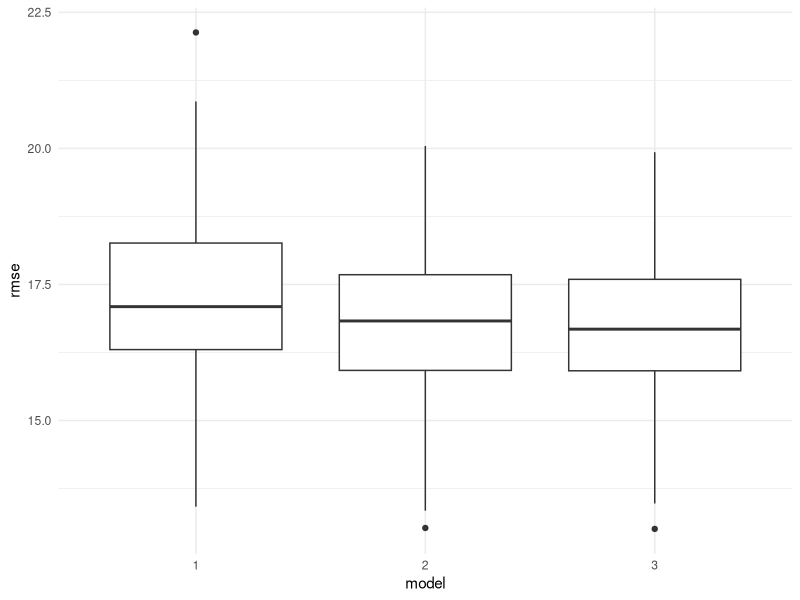

The R script that drew this image:
## ---- chunk 1
library(tidyverse)
library(modelr)
library(caret)

knitr::opts_chunk$set(
  fig.width = 6,
  fig.asp = .6,
  out.width = "90%"
)

theme_set(theme_minimal() + theme(legend.position = "bottom"))

options(
  ggplot2.continuous.colour = "viridis",
  ggplot2.continuous.fill = "viridis"
)

scale_colour_discrete = scale_colour_viridis_d
scale_fill_discrete = scale_fill_viridis_d
## ---- chunk 2
#Load data
crime_df = 
  read_csv("cdi.csv") %>% 
  filter(id != 1, id != 6, id != 123) %>% 
  mutate(
    region = factor(region),
    pop_density = pop / area,
    crm_1000 = 1000 * crimes / pop,
    beds_density = beds / pop,
    docs_density = docs / pop
  ) %>% 
  dplyr::select(-crimes, -id, -area, -pop, -cty, -state, -docs, -beds) %>% 
  dplyr::select(-crm_1000, crm_1000)


set.seed(2020)

cv_df =
  crossv_mc(crime_df, 100) %>% 
  mutate(
    train = map(train, as_tibble),
    test = map(test, as_tibble)
  ) %>% 
  mutate(
    model_1 = map(train, ~lm(crm_1000 ~ totalinc + poverty + hsgrad + beds_density + docs_density + region + pop_density + docs_density*totalinc + docs_density*beds_density, data = .x)),
    model_2 = map(train, ~lm(crm_1000 ~ pop18 + hsgrad + bagrad + poverty + pcincome + totalinc + region + pop_density + beds_density + bagrad*poverty + poverty*region, data = .x)),
    model_3 = map(train, ~lm(crm_1000 ~ pop18 + hsgrad + bagrad + poverty + pcincome + totalinc + region + pop_density + beds_density + bagrad*poverty, data = .x))
  ) %>% 
  mutate(
    rmse_1 = map2_dbl(model_1, test, ~rmse(model = .x, data = .y)),
    rmse_2 = map2_dbl(model_2, test, ~rmse(model = .x, data = .y)),
    rmse_3 = map2_dbl(model_3, test, ~rmse(model = .x, data = .y))
  )
  
cv_df

cv_df %>% 
  dplyr::select(rmse_1:rmse_3) %>% 
  pivot_longer(
    rmse_1:rmse_3,
    names_to = "model",
    values_to = "rmse",
    names_prefix = "rmse_"
  ) %>% 
  ggplot(aes(x = model, y = rmse)) +
  geom_boxplot()

## ---- chunk 3
set.seed(2022)

# Use 5-fold validation and create the training sets
train = trainControl(method = "repeatedcv", number = 5, repeats = 100)

# Fit the 4-variables model that we discussed in previous lectures
model_caret_1 = 
  train(
    crm_1000 ~ totalinc + poverty + hsgrad + beds_density + docs_density + region + pop_density + docs_density*totalinc + docs_density*beds_density,
    data = crime_df,
    trControl = train,
    method = 'lm',
    na.action = na.pass
  )

model_caret_2 = 
  train(
    crm_1000 ~ pop18 + hsgrad + bagrad + poverty + pcincome + totalinc + region + pop_density + beds_density + bagrad*poverty + poverty*region,
    data = crime_df,
    trControl = train,
    method = 'lm',
    na.action = na.pass
  )

model_caret_3 = 
  train(
    crm_1000 ~ pop18 + hsgrad + bagrad + poverty + pcincome + totalinc + region + pop_density + beds_density + bagrad*poverty,
    data = crime_df,
    trControl = train,
    method = 'lm',
    na.action = na.pass
  )

bind_rows(
  as_tibble(model_caret_1$results),
  as_tibble(model_caret_2$results),
  as_tibble(model_caret_3$results),
) %>% 
  knitr::kable(digit = 3)


model_backward =lm(formula = crm_1000 ~ pop18 + hsgrad + bagrad + poverty + pcincome + 
    totalinc + region + pop_density + beds_density, data = crime_df)
summary(model_backward)

model_3 = lm(crm_1000 ~ pop18 + bagrad + poverty + pcincome + 
    totalinc + region + pop_density + beds_density + bagrad*poverty, data = crime_df)
summary(model_3)

model_4 = lm(crm_1000 ~ pop18 + bagrad + poverty + pcincome + 
    totalinc + region + pop_density + beds_density + bagrad*poverty + hsgrad, data = crime_df)
summary(model_4)

anova(model_3, model_4)
